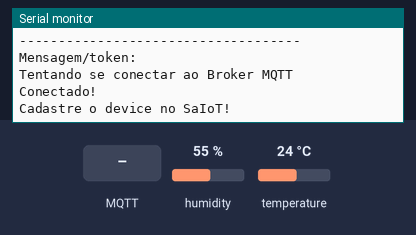
Recording of a program running on a simulated ESP8266 (Wemos D1 mini). Shown: the last lines printed to the serial monitor. The test bench sets the inputs (shaded band); at power-on: humidity 55 %, temperature 24 °C. Uploads are accepted with an empty reply; no MQTT or app messages arrive unless stated.

Above: at 3.9 s.
4.0 s: MQTT message "1" arrives on the first subscribed topic
At 4.8 s:
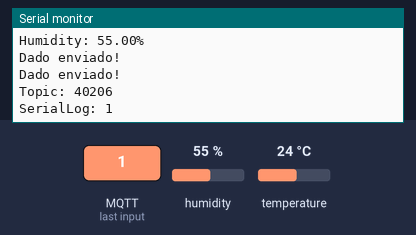
5.5 s: MQTT message "on" arrives on the first subscribed topic
At 5.9 s:
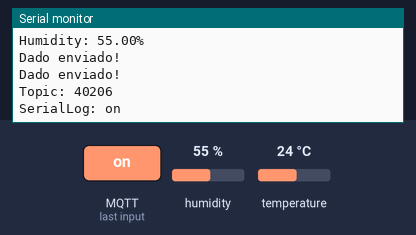
7.0 s: MQTT message "off" arrives on the first subscribed topic
At 7.5 s:
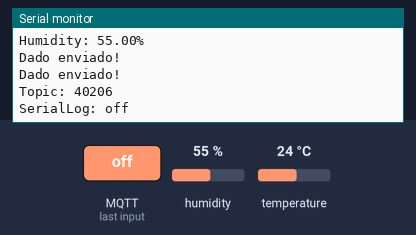
8.5 s: humidity set to 22 %
At 9.7 s:
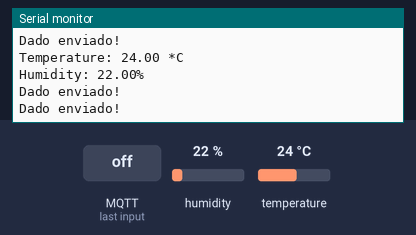
10.0 s: temperature set to 12 °C
11.5 s: humidity set to 40 %
At 13.3 s:
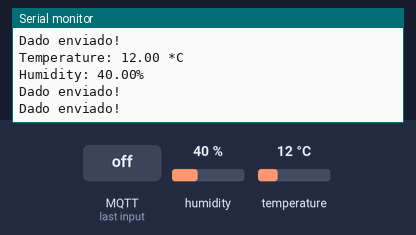
Timing chart, 0 to 14.0 s (numbered marks = the images above; inputs shaded):
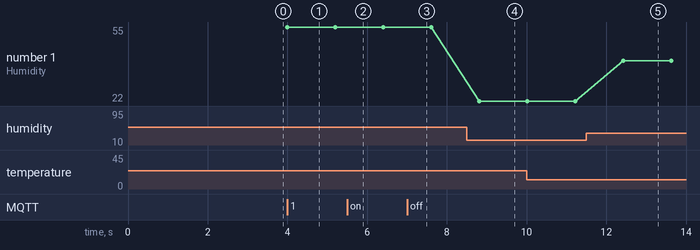

Measured:
- after the input at 4.0 s, the serial monitor: prints a new line at once (image 1)
- after the input at 5.5 s, the serial monitor: prints a new line at once (image 2)
- after the input at 7.0 s, the serial monitor: prints a new line at once (image 3)
- after the input at 8.5 s, the serial monitor: prints a new line after 0.31 s (image 4)
- after the input at 11.5 s, the serial monitor: prints a new line after 0.92 s (image 5)
- plotted number 1: 55 → 22 after the input at 8.5 s, 22 → 40 after the input at 11.5 s

The program:

main.cpp
```cpp
/**
 * Exemplo de código para plataforma
 * SaIoT usando o protocolo MQTT. Nesse exemplo foi usado a
 * biblioteca para dispositivos IoT se comunicarem com a
 * plataforma.
 * Autores:
 * Patricio Oliveira patricio@bct.ect.ufrn.br
 * Danielly Costa daniellycosta97@ufrn.edu.br
 * Ricardo Cavalcanti ricavalcanti@bct.ect.ufrn.br
 *
 * */

 #include <Arduino.h>
 #include <SaIoTDeviceLib.h>

 // Sensores
 #include <Wire.h>
 #include <Adafruit_Sensor.h>
 #include <DHT_U.h>

#define DHTPIN            D5         // Pin which is connected to the DHT sensor.
#define DHTTYPE           DHT11     // DHT 11
DHT_Unified dht(DHTPIN, DHTTYPE);
void dhtDisplaySensorDetails(void);
void dhtValue(void);

SaIoTDeviceLib sensorDht("sensores","40206","ricardo@email.com");
SaIoTSensor sensorDht_t("t1","temperatura"," C","number");
SaIoTSensor sensorDht_u("u1","umidade"," %","number");

#define timeToSend 1000

WiFiClient espClient;
void callback(char* topic, byte* payload, unsigned int length);
String senha = "12345678910";
unsigned long tDecorrido;
String hora ="";

void setup(){
  Serial.begin(115200);
  Serial.println("INICIO");
  delay(1000);

  dht.begin();
  dhtDisplaySensorDetails();

  sensorDht.addSensor(sensorDht_t);
  sensorDht.addSensor(sensorDht_u);

  sensorDht.preSetCom(espClient, callback);
  sensorDht.startDefault(senha);

	tDecorrido = millis();
}

void loop(){
	if( ((millis() - tDecorrido)) >= timeToSend ){
    hora = SaIoTCom::getDateNow();
    dhtValue();

		tDecorrido = millis();
	}
	sensorDht.handleLoop();
}

void callback(char* topic, byte* payload, unsigned int length){
  String payloadS;
  Serial.print("Topic: ");
  Serial.println(topic);
  for (unsigned int i=0;i<length;i++) {
    payloadS += (char)payload[i];
  }
  if(strcmp(topic,sensorDht.getSerial().c_str()) == 0){
    Serial.println("SerialLog: " + payloadS);
  }
}


void dhtDisplaySensorDetails(void){
  sensor_t sensor;
  dht.temperature().getSensor(&sensor);
  Serial.println("------------------------------------");
  Serial.println("Temperature");
  Serial.print  ("Sensor:       "); Serial.println(sensor.name);
  Serial.print  ("Driver Ver:   "); Serial.println(sensor.version);
  Serial.print  ("Unique ID:    "); Serial.println(sensor.sensor_id);
  Serial.print  ("Max Value:    "); Serial.print(sensor.max_value); Serial.println(" *C");
  Serial.print  ("Min Value:    "); Serial.print(sensor.min_value); Serial.println(" *C");
  Serial.print  ("Resolution:   "); Serial.print(sensor.resolution); Serial.println(" *C");
  Serial.println("------------------------------------");
  // Print humidity sensor details.
  dht.humidity().getSensor(&sensor);
  Serial.println("------------------------------------");
  Serial.println("Humidity");
  Serial.print  ("Sensor:       "); Serial.println(sensor.name);
  Serial.print  ("Driver Ver:   "); Serial.println(sensor.version);
  Serial.print  ("Unique ID:    "); Serial.println(sensor.sensor_id);
  Serial.print  ("Max Value:    "); Serial.print(sensor.max_value); Serial.println("%");
  Serial.print  ("Min Value:    "); Serial.print(sensor.min_value); Serial.println("%");
  Serial.print  ("Resolution:   "); Serial.print(sensor.resolution); Serial.println("%");
  Serial.println("------------------------------------");
}
void dhtValue(void){
  // Get temperature event and print its value.
  sensors_event_t event;
  dht.temperature().getEvent(&event);
  if (isnan(event.temperature)) {
    Serial.println("Error reading temperature!");
  }
  else {
    Serial.print("Temperature: ");
    Serial.print(event.temperature);
    sensorDht_t.sendData(event.temperature,hora);
    Serial.println(" *C");
  }

  // Get humidity event and print its value.
  dht.humidity().getEvent(&event);
  if (isnan(event.relative_humidity)) {
    Serial.println("Error reading humidity!");
  }
  else {
    Serial.print("Humidity: ");
    Serial.print(event.relative_humidity);
    sensorDht_u.sendData(event.relative_humidity,hora);
    Serial.println("%");
  }
}
```
